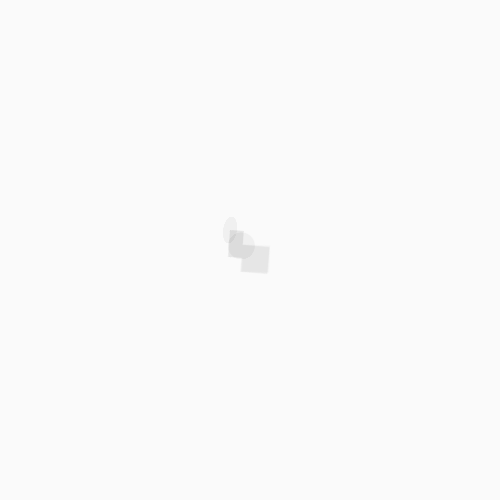
Frame 1 (no input)
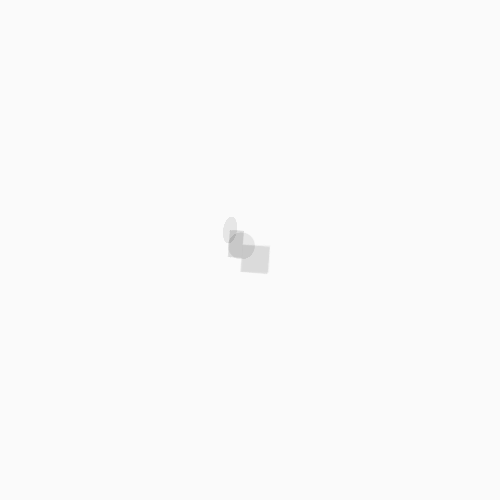
Frame 2 (the mouse pressed at the canvas centre, redrawn once)

The Processing sketch that drew these frames (run headless with seeded random() and noise(); the mouse was pressed at the canvas centre and the sketch redrawn once):

// Processing sketch: processing_84629
// ── processing_84629.pde

void setup()
{
  size(500,500);
  background(250);  
}


void draw ()
{
  
   int H;
  H = 138;
  
  int A;
  A = 270;

  
  noStroke();
 
 translate (230, 230);
 
 
// Création des rectangles, disposition en spirale grâce à ROTATE

fill(150, 5);
scale(0.1);

rotate(PI/100);
rect(0, 0, H, A);
rect(H, H, A, A);

rotate(PI/200);
rect(0, 0, H, A);
rect(H, H, A, A);

rotate(PI/300);
rect(0, 0, H, A);
rect(H, H, A, A);

rotate(PI/400);
rect(0, 0, H, A);
rect(H, H, A, A);

rotate(PI/500);
rect(0, 0, H, A);
rect(H, H, A, A);

rotate(PI/600);
rect(0, 0, H, A);
rect(H, H, A, A);

rotate(PI/700);
rect(0, 0, H, A);
rect(H, H, A, A);

rotate(PI/800);
rect(0, 0, H, A);
rect(H, H, A, A);

rotate(PI/900);
rect(0, 0, H, A);
rect(H, H, A, A);

rotate(PI/1000);
rect(0, 0, H, A);
rect(H, H, A, A);


// ellipse, fonction ROTATE et nouvelle tonalité

fill(10, 1);

rotate(PI/100);
ellipse(0, 0, H, A);
ellipse(H, H, A, A);

rotate(PI/200);
ellipse(0, 0, H, A);
ellipse(H, H, A, A);

rotate(PI/300);
ellipse(0, 0, H, A);
ellipse(H, H, A, A);

rotate(PI/400);
ellipse(0, 0, H, A);
ellipse(H, H, A, A);

rotate(PI/500);
ellipse(0, 0, H, A);
ellipse(H, H, A, A);

rotate(PI/600);
ellipse(0, 0, H, A);
ellipse(H, H, A, A);

rotate(PI/700);
ellipse(0, 0, H, A);
ellipse(H, H, A, A);

rotate(PI/800);
ellipse(0, 0, H, A);
ellipse(H, H, A, A);

rotate(PI/900);
ellipse(0, 0, H, A);
ellipse(H, H, A, A);

rotate(PI/1000);
ellipse(0, 0, H, A);
ellipse(H, H, A, A);
 
   
 noLoop(); 
}
